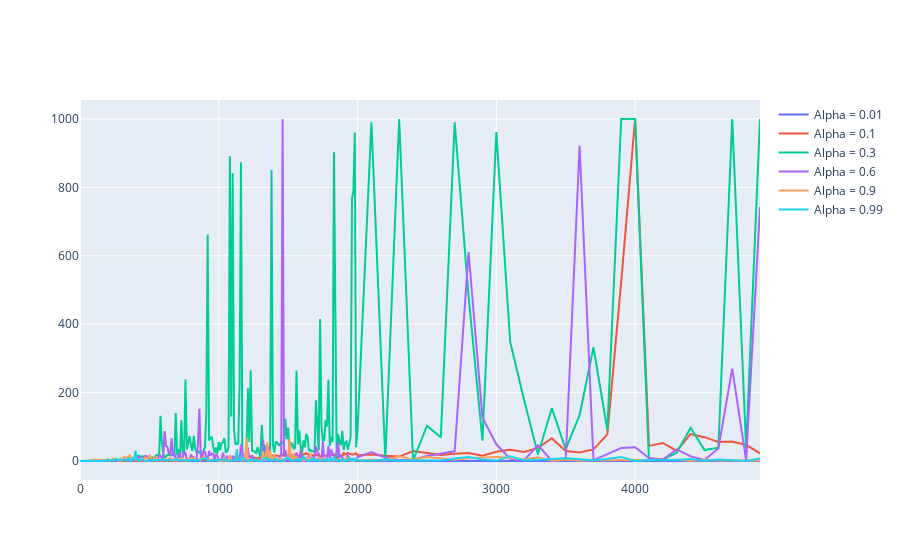

Notebook source saved alongside this figure:
### Code cell
alpha=[0.01,0.1,0.3,0.6,0.9,0.99]
fig=go.Figure()
for i,a in enumerate(alpha):
    S=SARSAgent(.6, a, 1, env)
    S.train(5000,history=True,N_test=100,max_score=1000)
    fig.add_trace(go.Scatter(x=S.num_ep,y=S.S,name=f"Alpha = {a}"))
fig.show()

### Figure 1 — Plotly figure (JSON) as saved in the notebook; plotly's stock layout.template omitted (floating-point values rounded to 4 significant figures; data arrays with more than 128 entries replaced by an {"elided": "..."} marker saying what was removed)
{"data": [{"name": "Alpha = 0.01", "type": "scatter", "x": {"elided": "230 int values"}, "y": {"elided": "230 float values"}}, {"name": "Alpha = 0.1", "type": "scatter", "x": {"elided": "230 int values"}, "y": {"elided": "230 float values"}}, {"name": "Alpha = 0.3", "type": "scatter", "x": {"elided": "230 int values"}, "y": {"elided": "230 float values"}}, {"name": "Alpha = 0.6", "type": "scatter", "x": {"elided": "230 int values"}, "y": {"elided": "230 float values"}}, {"name": "Alpha = 0.9", "type": "scatter", "x": {"elided": "230 int values"}, "y": {"elided": "230 float values"}}, {"name": "Alpha = 0.99", "type": "scatter", "x": {"elided": "230 int values"}, "y": {"elided": "230 float values"}}], "layout": {}}
